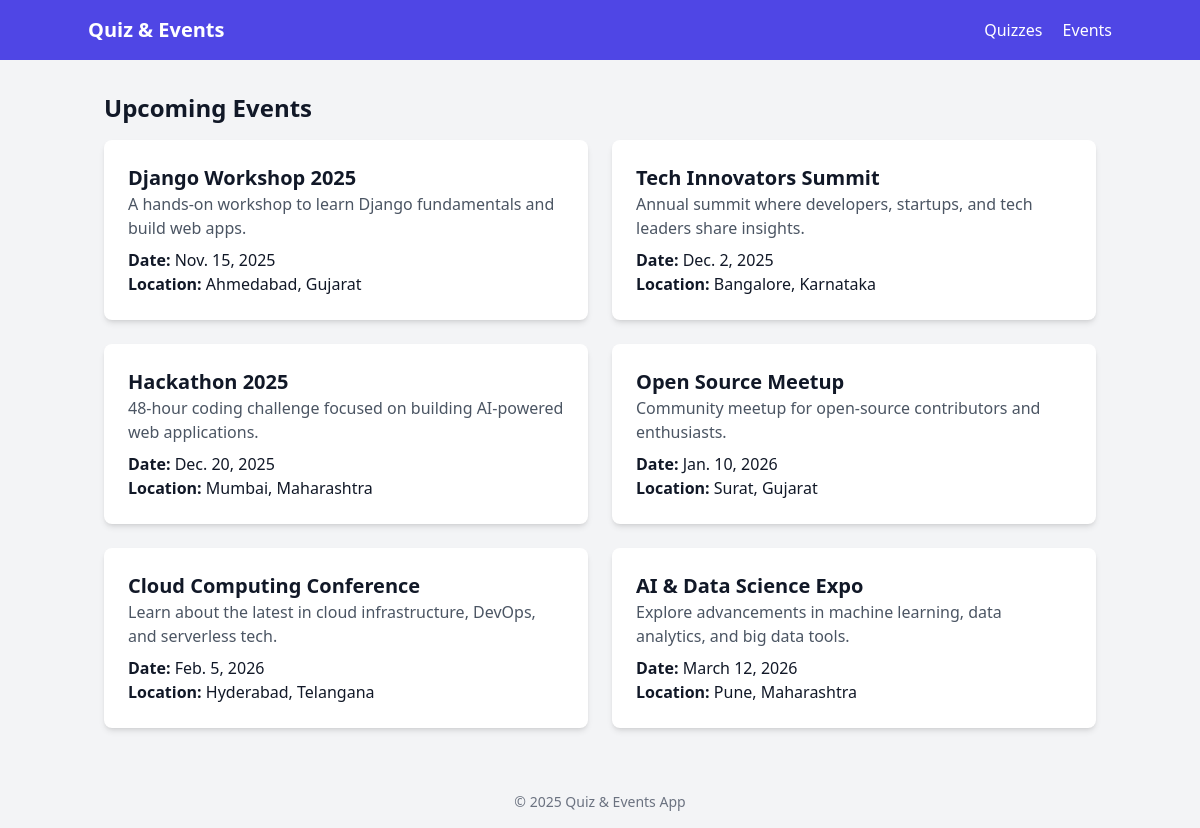
Screenshot of /events/ with the database file from the repository.
### events/models.py (models this page shows, shortened)
class Event(models.Model):
    title = models.CharField(max_length=200)
    description = models.TextField()
    date = models.DateField()
    location = models.CharField(max_length=200)

### events/views.py (the view)
# urls.py: path('', views.event_list, name='event_list')
def event_list(request):
    events = Event.objects.all()
    con = {'events': events}
    return render(request, 'events.html', con)

### events/templates/events.html (shortened to what this page needs)
{% extends 'base.html' %}
{% block content %}
<h2 class="text-2xl font-bold mb-4">Upcoming Events</h2>
{% if events %}
<div class="grid md:grid-cols-2 gap-6">
  {% for event in events %}
  <div class="bg-white p-6 rounded-lg shadow-md">
    <h3 class="text-xl font-semibold">{{ event.title }}</h3>
    <p class="text-gray-600">{{ event.description }}</p>
    <p class="mt-2"><strong>Date:</strong> {{ event.date }}</p>
    <p><strong>Location:</strong> {{ event.location }}</p>
  </div>
  {% endfor %}
</div>
{% else %}
<p>No events found.</p>
{% endif %}
{% endblock %}

### quizzes/templates/base.html (shortened to what this page needs)
<!DOCTYPE html>
<html lang="en">
<head>
  <script src="https://cdn.tailwindcss.com"></script>
</head>
<body class="bg-gray-100 text-gray-900">
  <nav class="bg-indigo-600 p-4 text-white">
    <div class="container mx-auto flex justify-between items-center">
      <h1 class="text-xl font-bold"><a href="{% url 'home' %}">Quiz & Events</a></h1>
      <div class="space-x-4">
        <a href="{% url 'quiz_list' %}" class="hover:underline">Quizzes</a>
        <a href="{% url 'event_list' %}" class="hover:underline">Events</a>
      </div>
    </div>
  </nav>
  <main class="container mx-auto mt-8 px-4">
    {% block content %}{% endblock %}
  </main>
  <footer class="text-center py-4 mt-12 text-sm text-gray-500">
    © 2025 Quiz & Events App
  </footer>
</body>
</html>

### rows the page displays
Event: title "Django Workshop 2025", description "A hands-on workshop to learn Django fundamentals and build web apps.", date "Nov. 15, 2025", location "Ahmedabad, Gujarat"
Event: title "Tech Innovators Summit", description "Annual summit where developers, startups, and tech leaders share insights.", date "Dec. 2, 2025", location "Bangalore, Karnataka"
Event: title "Hackathon 2025", description "48-hour coding challenge focused on building AI-powered web applications.", date "Dec. 20, 2025", location "Mumbai, Maharashtra"
Event: title "Open Source Meetup", description "Community meetup for open-source contributors and enthusiasts.", date "Jan. 10, 2026", location "Surat, Gujarat"
Event: title "Cloud Computing Conference", description "Learn about the latest in cloud infrastructure, DevOps, and serverless tech.", date "Feb. 5, 2026", location "Hyderabad, Telangana"
Event: title "AI & Data Science Expo", description "Explore advancements in machine learning, data analytics, and big data tools.", date "March 12, 2026", location "Pune, Maharashtra"
